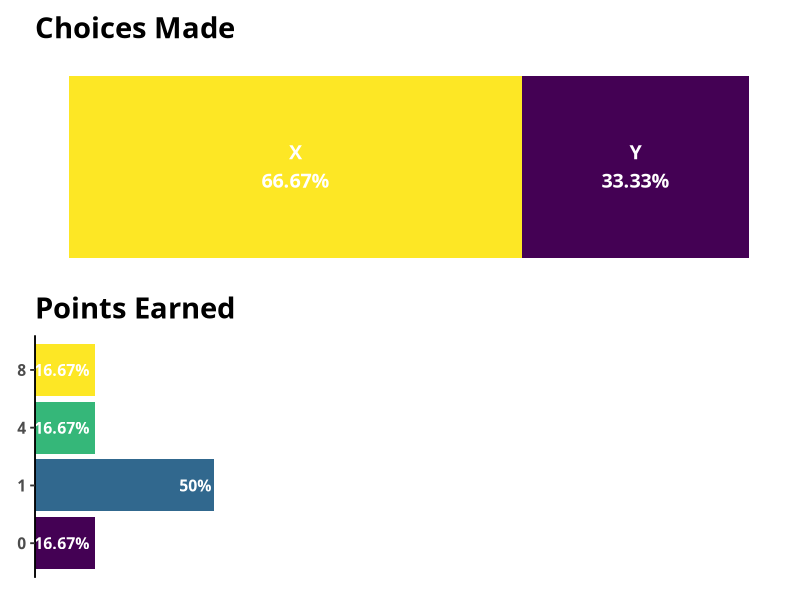

The R script that drew this image:
## ---- chunk 1
library(tidyverse)
pd<-tibble(individual = c("SJ", "RR", "AR", "KB", "SS", "CW", "IS", "GY", "JS", "VA", "SG", "AJ"),
           chose = c("X", "X", "Y", "Y", "X", "X", "X", "Y", "X", "X", "X", "Y"),
           earned = c(1,1,4,4,1,1,8,0,1,1,8,0))
choice<-pd %>%
  count(chose) %>%
  mutate(frac = paste0(round(100*n/sum(n),2),"%"),
         chose = ordered(chose, levels = c("Y", "X")),
         chose_label = paste0(chose,"\n",frac)) %>%
  #arrange(desc(n)) %>%
  ggplot(data = .)+
  aes(x = "",
      y = n)+
  geom_col(aes(fill = chose))+
  geom_text(aes(label = chose_label),
            color = "white",
            size = 5,
            family = "Fira Sans Condensed",
            fontface = "bold",
            position = position_stack(vjust=0.5)
            #vjust = 1.1
  )+
  #scale_fill_manual(values = c("X"="X", "Y"="Y"))+
  guides(color = F,
         fill = F)+
  theme_void(base_family = "Fira Sans Condensed",
             base_size = 14)+
  coord_flip()+
  scale_fill_viridis_d()+
  labs(title = "Choices Made")+
  theme(plot.title = element_text(face = "bold", size = rel(1.5)))

points<-pd %>%
  count(earned) %>%
  mutate(frac = paste0(round(100*n/sum(n),2),"%"),
         earned = ordered(earned, levels = c("0", "1", "4", "8")),
         earned_label = paste0(earned,"\n",frac)) %>%
  arrange(desc(n)) %>%
  ggplot(data = .)+
  aes(x = earned,
      y = n)+
  geom_col(aes(fill = earned))+
  geom_text(aes(label = frac),
            color = "white",
            size = 4,
            family = "Fira Sans Condensed",
            fontface = "bold",
            hjust = 1.1)+
  guides(color = F,
         fill = F)+
  theme_classic(base_family = "Fira Sans Condensed",
                base_size = 14)+
  coord_flip()+
  scale_fill_viridis_d()+
  scale_y_continuous(limits=c(0,25),
                     expand = c(0,0))+
  labs(title = "Points Earned")+
  theme(plot.title = element_text(face = "bold", size = rel(1.5)),
        axis.title.y = element_blank(),
        axis.title.x = element_blank(),
        axis.line.x = element_blank(),
        axis.ticks.x = element_blank(),
        axis.text.x = element_blank(),
        axis.text.y = element_text(face = "bold"))

library(patchwork)
choice / points
